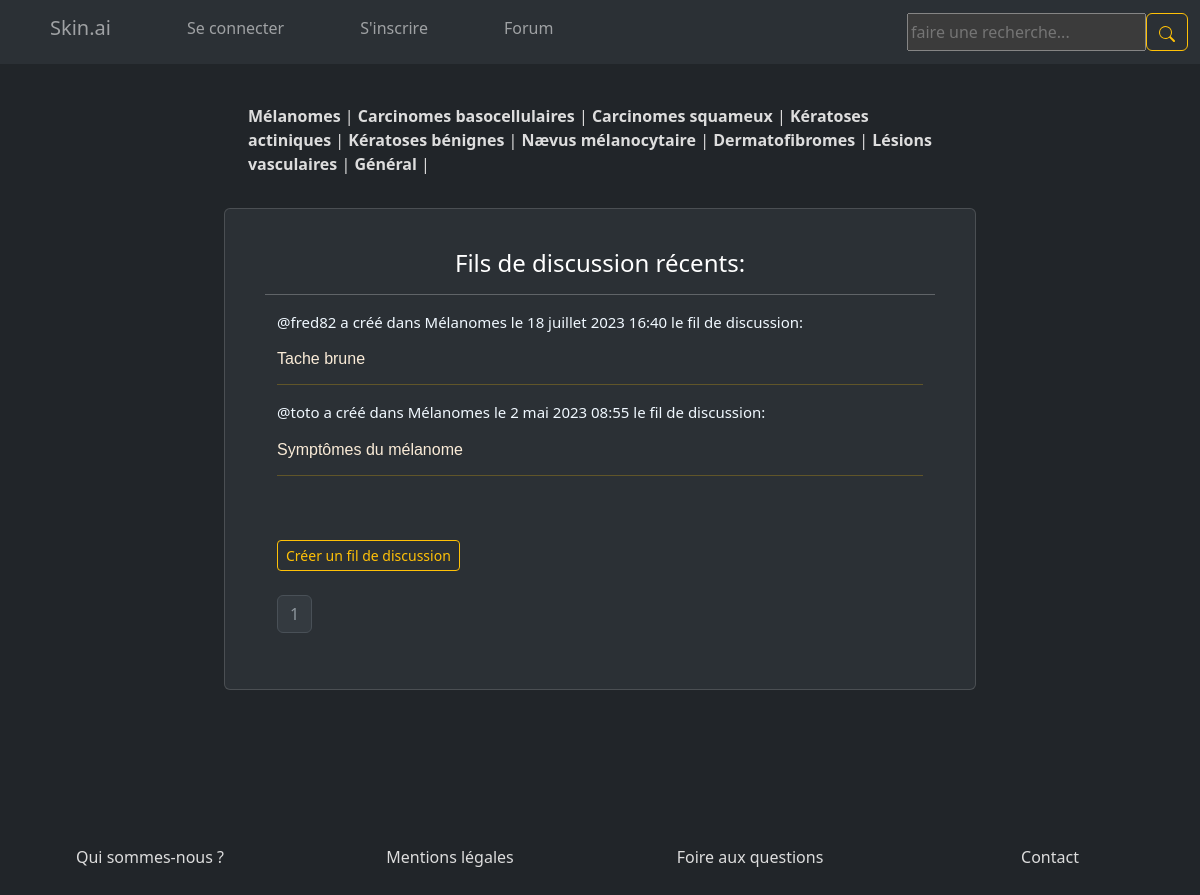
Screenshot of /forum/?q=Mélanomes with the database file from the repository.
### skin/models.py (models this page shows, shortened)
class Topic(models.Model):
    name = models.CharField(max_length=200)

class Room(models.Model):
    host = models.ForeignKey(User, on_delete=models.SET_NULL, null=True)
    topic = models.ForeignKey(Topic, on_delete=models.SET_NULL, null=True)
    name = models.CharField(max_length=200)
    description = models.TextField(null=True, blank=True)
    participants = models.ManyToManyField(User, related_name='participants', blank=True)
    updated = models.DateTimeField(auto_now=True)
    created = models.DateTimeField(auto_now_add=True)
    class Meta:
        ordering = ['-updated','-created'] # le tiret du 6 permet de classer les messages du plus récent au plus ancien,

### skin/views.py (the view)
# urls.py: path('forum/', views.forum, name='forum'),
def forum(request):
    q = request.GET.get('q') if request.GET.get('q') != None else ''
    rooms_paginator = Paginator(Room.objects.filter(Q(topic__name__icontains=q) | # le Q permet d'enchaîner les conditions, le | signifie 'ou' et peut être remplacé par '&' si l'on veut que toutes les conditions soient réunies
                                Q(name__icontains=q) | # le i de icontains permet de ne pas tenir compte de la casse
                                Q(description__icontains=q)), 8)
    page = request.GET.get('page')
    rooms = rooms_paginator.get_page(page)
    topics = Topic.objects.all()
    room_messages = Message.objects.filter(Q(room__topic__name__icontains=q)) # le filtre récupère seulement l'activité concernant le room (fil de discussion) en question
    context = {'rooms': rooms, 'topics': topics, 'room_messages': room_messages}
    return render(request, 'skin/forum.html', context)

### skin/templates/skin/forum.html (shortened to what this page needs)
{% extends 'main.html' %}
{% block content %}
<div class="container rounded-3 p-4" id="forum_main_div">
    <nav class="navbar rounded-3 bg-transparent" id="forum_navbar">
        <div class="container-fluid">
          <div class="navbar-item">
            {% include 'skin/topic_component.html' %}
          </div>
        </div>
    </nav>
    <br>
    <div class="card p-4" id="forum_style">
        <div class="card-body">
            <center><h4 id="forum_title">Fils de discussion récents:</h4></center>
            <hr>
            {% include 'skin/feed_component.html' %}
            <br>
            <div class="container">
                <a class="btn btn-outline-warning btn-sm a link_style" href="{% url 'create-room' %}">Créer un fil de discussion</a>
            </div>
            <br></hr>
            <nav aria-label="Page navigation example" class="container">
                <ul class="pagination">
                    <li class="page-item disabled"><a class="page-link" href="#">{{rooms.number}}</a></li>
                </ul>
            </nav>
        </div>
    </div>
</div>
{% endblock content %}

### skin/templates/skin/topic_component.html
<div class="container">
    {% for topic in topics %}
        <a class="a" href="{% url 'forum' %}?q={{topic.name}}"> <b>{{topic.name}}</b> | </a>
    {% endfor %}
</div>

### skin/templates/skin/feed_component.html (shortened to what this page needs)
<div class="container">
    {% for room in rooms %}
        <div>
            <a class="a" href="{% url 'user-profile' room.host.id %}"><p class="user_name">@{{room.host.username}} a créé dans {{room.topic.name}} le {{room.created}} le fil de discussion:</p></a>
            <h6><a class="a" href="{% url 'room' room.id %}"><p class="room_title">{{room.name}}</p></h6>
            <hr class="hr_style">
        </div>
    {% empty %}
        <div class="container alert alert-light text-center">
            <p>Aucun résultat trouvé.</p>
        </div>
    {%endfor%}
    <br>
</div>

### static/styles/style.css (style rules this page uses)
.flex-wrapper { display: flex; min-height: 100vh; flex-direction: column; justify-content: flex-start; }
#forum_main_div { margin-top: 2%; max-width: 50rem !important; }
#forum_style { background-color: #2b3035 !important; color: white; margin-bottom: 5%; }
#forum_title { color: white; margin-bottom: 1%; }
#forum_navbar { text-decoration: none; }
.a { text-decoration: none; font-size: 16px; color:#dddddd; }
.user_name { font-size: 15px; color: aliceblue; }
.room_title { font-family: Verdana, Geneva, Tahoma, sans-serif; color: antiquewhite; }
.hr_style { color: #ffc107; }
.link_style { color: white; text-decoration: none; }

### rows the page displays
Topic: name "Mélanomes"
Topic: name "Carcinomes basocellulaires"
Topic: name "Carcinomes squameux"
Topic: name "Kératoses actiniques"
Topic: name "Kératoses bénignes"
Topic: name "Nævus mélanocytaire"
Topic: name "Dermatofibromes"
Topic: name "Lésions vasculaires"
Topic: name "Général"
Room: host.username "fred82", topic.name "Mélanomes", created "18 juillet 2023 16:40", name "Tache brune"
Room: host.username "toto", topic.name "Mélanomes", created "2 mai 2023 08:55", name "Symptômes du mélanome"

### other values shown
{{ rooms.number }} "1"
